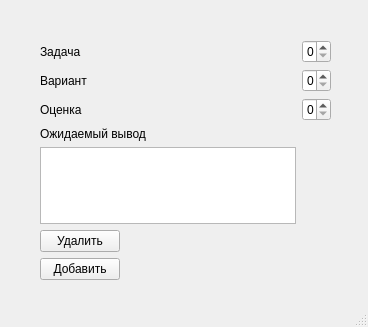
<?xml version="1.0" encoding="UTF-8"?>
<ui version="4.0">
 <class>MainWindow</class>
 <widget class="QMainWindow" name="MainWindow">
  <property name="geometry">
   <rect>
    <x>0</x>
    <y>0</y>
    <width>368</width>
    <height>327</height>
   </rect>
  </property>
  <property name="windowTitle">
   <string>SGContest Server</string>
  </property>
  <widget class="QWidget" name="centralwidget">
   <widget class="QWidget" name="formLayoutWidget">
    <property name="geometry">
     <rect>
      <x>40</x>
      <y>40</y>
      <width>291</width>
      <height>240</height>
     </rect>
    </property>
    <layout class="QFormLayout" name="formLayout">
     <item row="1" column="0">
      <widget class="QLabel" name="label_variant_2">
       <property name="text">
        <string>Вариант</string>
       </property>
      </widget>
     </item>
     <item row="0" column="0">
      <widget class="QLabel" name="label_problem">
       <property name="text">
        <string>Задача</string>
       </property>
      </widget>
     </item>
     <item row="0" column="1">
      <widget class="QSpinBox" name="spin_problem"/>
     </item>
     <item row="1" column="1">
      <widget class="QSpinBox" name="spin_variant"/>
     </item>
     <item row="2" column="0">
      <widget class="QLabel" name="label_score">
       <property name="text">
        <string>Оценка</string>
       </property>
      </widget>
     </item>
     <item row="2" column="1">
      <widget class="QSpinBox" name="spin_score"/>
     </item>
     <item row="5" column="0">
      <widget class="QTextEdit" name="textEdit_output"/>
     </item>
     <item row="3" column="0">
      <widget class="QLabel" name="label_output">
       <property name="text">
        <string>Ожидаемый вывод</string>
       </property>
      </widget>
     </item>
     <item row="8" column="0">
      <widget class="QPushButton" name="add_button">
       <property name="text">
        <string>Добавить</string>
       </property>
      </widget>
     </item>
     <item row="7" column="0">
      <widget class="QPushButton" name="delete_button">
       <property name="text">
        <string>Удалить</string>
       </property>
      </widget>
     </item>
    </layout>
   </widget>
  </widget>
  <widget class="QMenuBar" name="menubar">
   <property name="geometry">
    <rect>
     <x>0</x>
     <y>0</y>
     <width>368</width>
     <height>21</height>
    </rect>
   </property>
  </widget>
  <widget class="QStatusBar" name="statusbar"/>
 </widget>
 <resources/>
 <connections/>
</ui>
